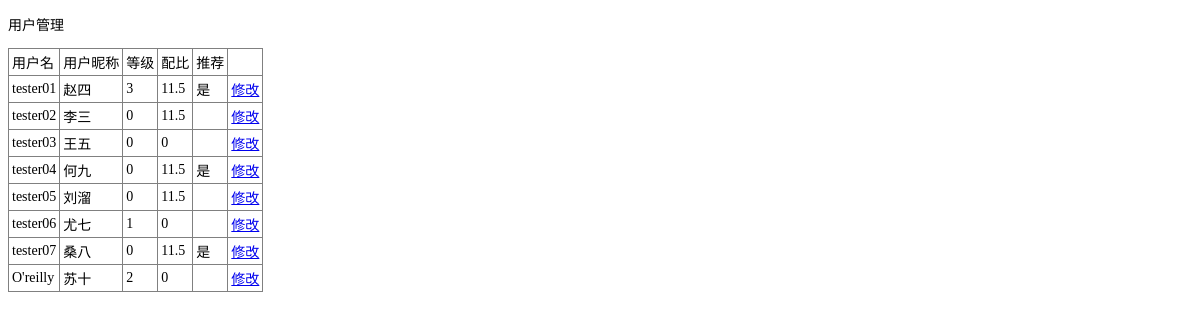
The page /admin/user_manage.php on the database as committed earlier.
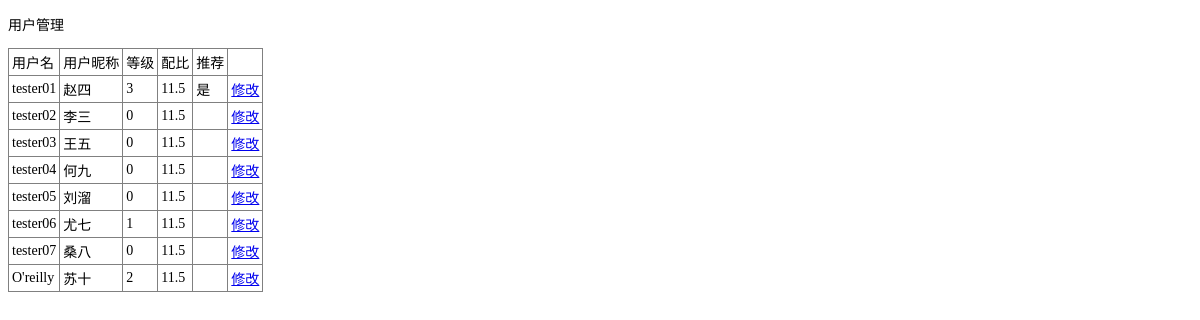
The same page on the database as committed later.
### tables this page shows
CREATE TABLE `user_info` (
  `id` int(11) NOT NULL AUTO_INCREMENT,
  `username` varchar(50) DEFAULT NULL COMMENT '用户名',
  `fng_nick` varchar(50) DEFAULT NULL COMMENT 'FNG昵称',
  `password` varchar(50) DEFAULT NULL COMMENT '密码',
  `regdate` datetime DEFAULT NULL,
  `email` varchar(50) DEFAULT NULL,
  `mobile` varchar(50) DEFAULT NULL,
  `trade_password` varchar(50) DEFAULT NULL COMMENT '交易密码',
  `qq` varchar(50) DEFAULT NULL,
  `weibo` varchar(50) DEFAULT NULL,
  `alipay` varchar(50) DEFAULT NULL,
  `user_level` int(11) DEFAULT '0' COMMENT '用户等级',
  `user_profile_img` varchar(50) DEFAULT '0' COMMENT '用户头像图片',
  `is_faqigendan` tinyint(4) DEFAULT '0' COMMENT '能否发起跟单',
  `user_quota` float DEFAULT '0' COMMENT '用户配比',
  `fng_balance` float DEFAULT NULL COMMENT 'FNG币',
  `fng_winscore` float DEFAULT NULL COMMENT '获利积分',
  `fng_losescore` float DEFAULT NULL COMMENT '霉运积分',
  `fng_recommend` tinyint(4) DEFAULT NULL COMMENT '是否推荐 0:默认 1:推荐',
  PRIMARY KEY (`id`)
);

### admin/user_manage.php (the view, shortened to what this page needs)
<!DOCTYPE html>
<html lang="en" xml:lang="en" xmlns="http://www.w3.org/1999/xhtml" xmlns:Web="http://schemas.live.com/Web/">
<head>
</head>
<body>
<p>用户管理</p>
<?php
	$q = "select `id`, `username`, `fng_nick`, `email`, `mobile`, `regdate`, `user_level`, `user_quota`, `fng_recommend` from `user_info` order by `id`";
    $rs = mysql_query($q);
    echo "<table border=\"1\" cellpadding=\"3\" style=\"border-collapse:collapse\">";
    echo "
	<tr>
	  <td>用户名</td>
	  <td>用户昵称</td>
	  <td>等级</td>
	  <td>配比</td>
	  <td>推荐</td>
	  <td>&nbsp;</td>
	</tr>";
    while($row = mysql_fetch_array($rs)){
	  echo "
	<tr>
	  <td>" . $row["username"] . "</td>
	  <td>" . $row["fng_nick"] . "</td>
	  <td>" . $row["user_level"] . "</td>
	  <td>" . $row["user_quota"] . "</td>
	  <td>" . ( ( intval($row["fng_recommend"]) == 1 ) ? "是" : "" ) . "</td>
	  <td><a href=\"user_manage_modify.php?id=$row[0]&opt_type=edit\">修改</a></td>
	</tr>";
	}
    echo "</table>";
?>
</body>
</html>

Rows that differ between the two databases and show on the page:
changed user_info "tester03": user_quota "0" → "11.5"
changed user_info "tester04": no longer shows "是"
changed user_info "tester06": user_quota "0" → "11.5"
changed user_info "tester07": no longer shows "是"
changed user_info "O'reilly": user_quota "0" → "11.5"
